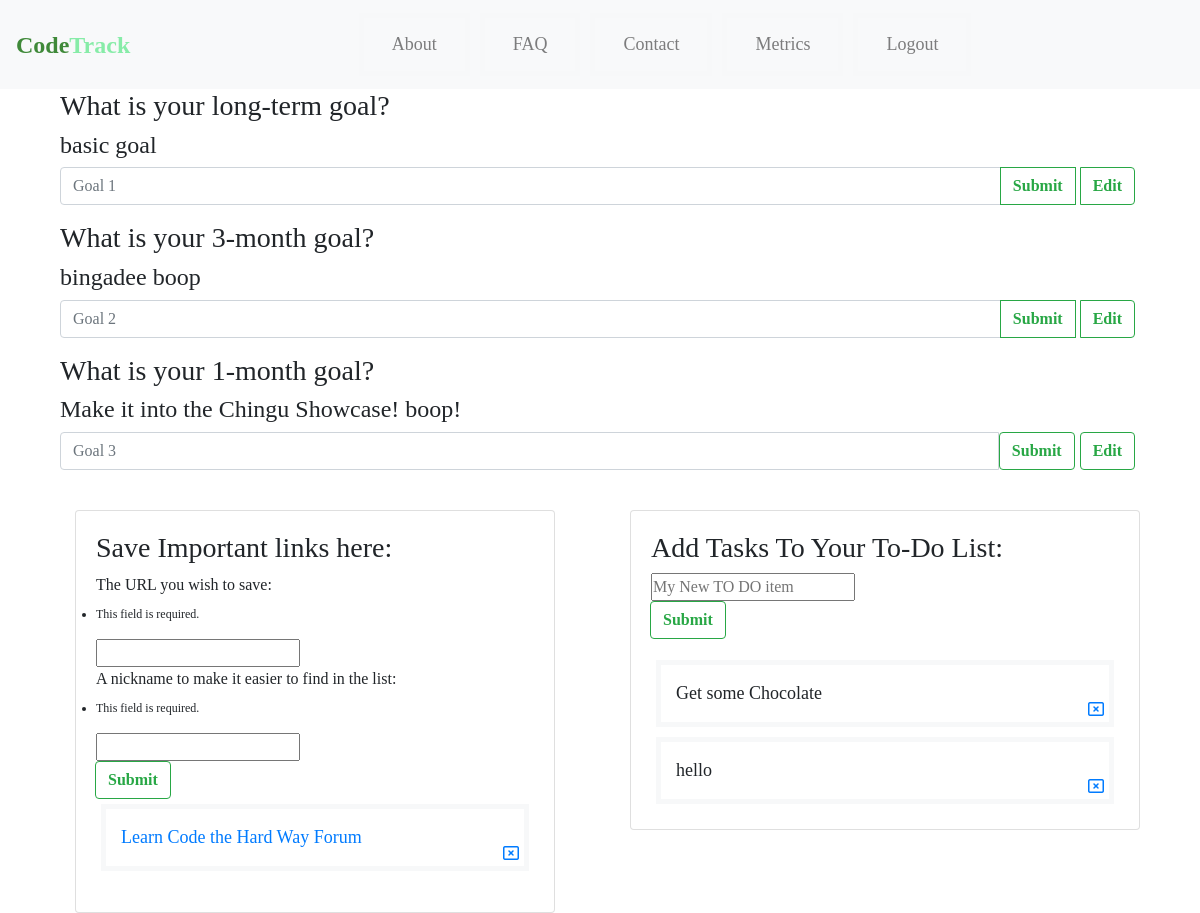
Screenshot of /metrics (signed in) with the database file from the repository.
### metrics/models.py (models this page shows, shortened)
class GoalOne(models.Model):
    text = models.CharField(max_length=40, default="Goal #1")
    user = models.ForeignKey(MyUser, on_delete = models.CASCADE,  related_name='+')
    def __str__(self):
        return self.text

class GoalTwo(models.Model):
    text = models.CharField(max_length=40, default="Goal #2")
    user = models.ForeignKey(MyUser, on_delete = models.CASCADE,  related_name='+')
    def __str__(self):
        return self.text

class GoalThree(models.Model):
    text = models.CharField(max_length=40, default="Goal #3")
    user = models.ForeignKey(MyUser, on_delete = models.CASCADE,  related_name='+')
    def __str__(self):
        return self.text

class Bookmarks(models.Model):
    alink = models.URLField(max_length=130, default="A website you wish to save.")
    nickname = models.CharField(max_length=40, default="An easy to remember nickname for your link.")
    user = models.ForeignKey(MyUser, on_delete = models.CASCADE,  related_name='+')

class Goal(models.Model):
    text = models.CharField(max_length=40, default="TODO list item.")
    complete = models.BooleanField(default=False)
    user = models.ForeignKey(MyUser, on_delete = models.CASCADE, related_name='+')
    def __str__(self):
        return self.text

### metrics/views.py (the view)
# urls.py: path('metrics', views.load_metrics, name='metrics'),
def load_metrics(request):
    form = GoalForm(request.POST)
    form1 = GoalONEForm(request.POST)
    form2 = GoalTWOForm(request.POST)
    form3 = GoalTHREEForm(request.POST)
    form4 = Bookmark(request.POST)
    if request.user.is_authenticated:
        try:
            user_id = request.user
            goals_list = Goal.objects.filter(user=user_id)
            longtermgoal = GoalOne.objects.filter(user=user_id).first()
            threemonthgoal=GoalTwo.objects.filter(user=user_id).first()
            shorttermgoal = GoalThree.objects.filter(user=user_id).first()
            bookmark_list = Bookmarks.objects.filter(user=user_id)
            if not goals_list:
                goals_list = ["no task items currently set.", "Use ADD button to add a to-do."]
            if longtermgoal == None:
                longtermgoal = "You have not set a long term goal yet."
            if threemonthgoal == None:
                threemonthgoal = "You have not set a three month goal yet."
            if shorttermgoal == None:
                shorttermgoal = "You have not set your short term goal yet."
            if not bookmark_list:
                bookmark_list = [" save some bookmarks here ", "keep them in one place for easier retrieval!", "nickname your links to make them easier to identify"]
            user_metrics = {'form': form, 'form1': form1, 'form2': form2, 'form3': form3, 'form4': form4, 'goals_list': goals_list, 'longtermgoal': longtermgoal, 'threemonthgoal': threemonthgoal, 'shorttermgoal': shorttermgoal, 'bookmark_list': bookmark_list}
            return render(request, 'metrics/MyTrack.html', user_metrics)
        except:
            return render(request, 'metrics/MyTrack_Demo.html')
    else:
        return render(request, 'metrics/MyTrack_Demo.html')

### metrics/forms.py
class GoalForm(forms.Form):
    text = forms.CharField(max_length=40,
    widget=forms.TextInput(
        attrs={
            'placeholder': 'My New TO DO item',
            'aria-label': 'Set a new To Do item',
            'aria-describedby': 'add-btn'
            }))
    class Meta:
        model = Goal
        fields =['text', 'user']

class GoalONEForm(forms.Form):
    text = forms.CharField(max_length=40,
    widget=forms.TextInput(
        attrs={
            'id': 'goal_1_input',
            'class':'form-control',
            'placeholder': 'Goal 1',
            'aria-label': ' set a new Goal 1.',
            'aria-describedby': 'add_goal1_btn'
            }))
    class Meta:
        model = GoalOne
        fields =['text', 'user']

### metrics/templates/metrics/MyTrack.html (shortened to what this page needs)
<!DOCTYPE html>
{% load static %}
<html lang="en">
  <head>
    <link
      rel="stylesheet"
      href="https://stackpath.bootstrapcdn.com/bootstrap/4.4.1/css/bootstrap.min.css"
    />
    <link rel=stylesheet href="{% static 'css/style.css' %}" />
    <link rel="stylesheet" href="{% static 'css/metrics_home.css' %}">
  </head>
  <body>
   <nav class="navbar navbar-expand-lg navbar-light bg-light">
        <a class="navbar-brand logo" href="/"><strong><span class="logo-one">Code</span><span class="logo-two">Track</span></strong></a>
        <div class="collapse navbar-collapse d-flex justify-content-center" id="navbarSupportedContent">
            <ul class="navbar-nav" id="links_list">
                <li class="nav-item">
                    <a class="nav-link item-navs" href="#">About</a>
                </li>
                <li class="nav-item">
                    <a class="nav-link item-navs" href="{% url 'faq' %}">FAQ</a>
                </li>
                <li class="nav-item">
                    <a class="nav-link item-navs" href="{% url 'contact' %}">Contact</a>
                </li>
                <li class="nav-item">
                    <a class="nav-link item-navs" href="{% url 'metrics' %}">Metrics</a>
                </li>
                {% if user.is_authenticated %}
                <li class="nav-item">
                    <a class="nav-link item-navs" href="{% url 'logout' %}">Logout</a>
                </li>
                {% endif %}
            </ul>
        </div>
    </nav>
    <main class="container">
      <div class="myTrack">
        <div class="row">
          <div class="col-md">
            <section class="container goals">
                <h3>What is your long-term goal?</h3>
                <div class="form-group">
                     <h4 id='longtermgoal'>
                         {{ longtermgoal }}
                         </h4>
                     <form action="{% url 'add_GoalOne' %}" method="POST" role="form1">
                        <div class="input-group">
                             {{ form1.text }}
                          <div class="input-group-append">
                            <button type="submit" class="btn btn-outline-success cust" id="add_goal1_btn">Submit</button>
                            <button type="button" class="btn btn-outline-success cust" id="goal1_edit">Edit</button>
                        </div>
                        </div>
                     </form>
                  </div>
                <h3>What is your 3-month goal?</h3>
                <div class="form-group">
                    <h4 id="threemonthgoal">
                     {{ threemonthgoal }}
                     </h4>
                    <form action="{% url 'add_GoalTwo' %}" method="POST" role="form2">
                            <div class="input-group">
                                {{ form2.text }}
                              <div class="input-group-append">
                              <button type="submit" class="btn btn-outline-success cust" id="add_goal2_btn">Submit</button>
                              <button type="button" class="btn btn-outline-success cust" id="goal2_edit">Edit</button>
                              </div>
                             </div>
                        </form>
                </div>
                <h3>What is your 1-month goal?</h3>
                <h4 id="shorttermgoal">
                 {{ shorttermgoal }}
                </h4>
                <div class="form-group">
                      <form action="{% url 'add_GoalThree' %}" method="POST" role="form3">
                            <div class="input-group">
                                {{ form3.text }}
                              <button type="submit" class="btn btn-outline-success cust" id="add_goal3_btn">Submit</button>
                              <button type="button" class="btn btn-outline-success cust" id="goal3_edit">Edit</button>
                             </div>
                        </form>
                </div>
            </section>
          </div>
          </div>
          <br />
          <div class="row">
           <div class="col-md">
          <section/section class="col-md">
          <section class="container links">
            <div class="card card-body">
                <h3>Save Important links here:</h3>
                <div class="form-group">
                 <form action="{% url 'add_Bookmark' %}" method="POST" role="form4">
                    <div class="input_form_column">
                    {{ form4 }}
                     <div class="input-group-append" id="button-addon4">
                     <button  class="btn btn-outline-success cust" id="add-btn">Submit</button>
                     </div>
                    </div>
                 </form>
                    {% for urls in bookmark_list %}
          <div>
            {% if urls.alink and urls.nickname and urls.id %}
            <div class="display_item_outer">
                <li class="display_item_inner_left"><a href={{ urls.alink }}>{{urls.nickname}}</li></a>
                <a  class="delete_link" href="{% url 'delete_Bookmark' urls.id %}"><i class="far fa-window-close"></i></a>
                </div>
            {% else %}
              <li>{{urls}}</li>
              </div>
            {% endif %}
            {% endfor %}
           </div>
            </div>
          </section>
          </div>
           <div class="col-md">
          <section class="container links">
            <div class="card card-body">
                <h3>Add Tasks To Your To-Do List:</h3>
                <div class="form-group">
                <form action="{% url 'addGoal' %}" method="POST" role="form">
                    <div class="input_form">
                    {{ form.text }}
                    <div class="input-group-append" id="button-addon4">
                    <button class="btn btn-outline-success cust" id="add-btn">Submit</button>
                    </div>
                    </div>
                </form>
                </div>
                {% for goal in goals_list %}
                <div class="display_item_outer">
                <li class="display_item_inner_left">{{ goal }}</li>
                {% if goal.id %}
                <a class="delete_link" href="{% url 'deleteGoal' goal.id %}"><i class="far fa-window-close"></i></a>
                {% endif %}
                </div>
                {% endfor %}
                </div>
            </div>
        </div>
      </div>
    </main>
  </body>
</html>

### static/css/style.css (style rules this page uses)
* { margin: 0; padding: 0; box-sizing: border-box; }
a { text-decoration: none; }
body { font-family: Avenir; font-size: 16px; }
button { background-color: #87ECA8; border-radius: 5px; color: #FFFFFF; font-size: 1em; font-weight: bold; padding: 10px 20px; }
.logo-one { color: #3F8939; font-weight: bold; font-size: 1.2em; }
.logo-two { color: #87ECA8; font-weight: bold; font-size: 1.2em; }
nav { background-color: #F3F2F2; display: flex; justify-content: center; align-items: center; padding: 20px 0; }

### static/css/metrics_home.css (style rules this page uses)
li { font-size: 18px; padding: 5px; margin: 5px; border: solid 5px #F7F8F9; }
.errorlist li { font-size: 12px; padding: 0; margin: 0; border: none; }
.display_item_outer { display: flex; flex-direction: row; justify-content: space-between; padding: 5px; margin: 5px; border: solid 5px #F7F8F9; }
.display_item_inner_left { border: none; display: flex; align-self: flex-start; }
.delete_link { border: none; display: flex; align-self: flex-end; }
.btn-outline-success { margin-right: 5px; }
.cust { font-weight: bold; }
.item-navs { margin: 0 15px; }
.logo-one { color: #3F8939; font-weight: bold; font-size: 1.2em; }
.logo-two { color: #87ECA8; font-weight: bold; font-size: 1.2em; }

### rows the page displays
GoalOne: text "basic goal"
GoalTwo: text "bingadee boop"
GoalThree: text "Make it into the Chingu Showcase! boop!"
Bookmarks: nickname "Learn Code the Hard Way Forum"
Goal: text "Get some Chocolate"
Goal: text "hello"
